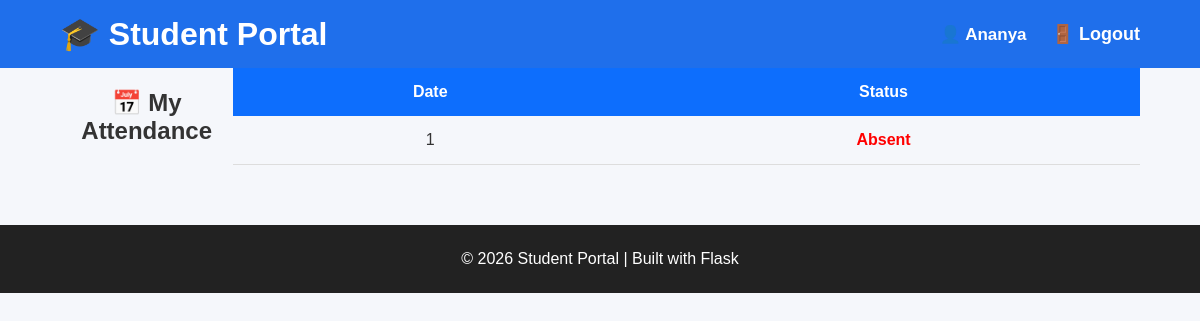
Page /my-attendance (signed in) on the earlier database version.
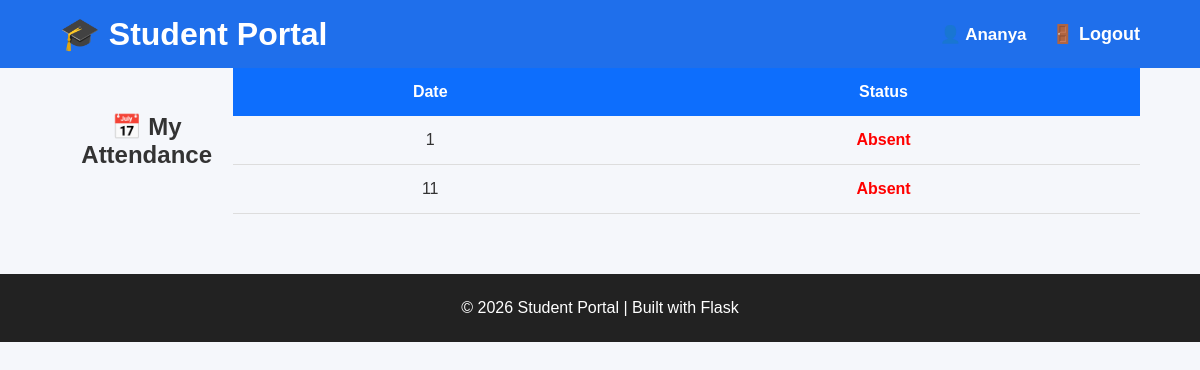
Same page on the later database version.
### tables this page shows
CREATE TABLE attendance(
            id INTEGER PRIMARY KEY AUTOINCREMENT,
            student_id INTEGER,
            attendance_date TEXT,
            status TEXT,
            FOREIGN KEY(student_id) REFERENCES students(id)
        );

### app.py (the view)
@app.route("/my-attendance")
def my_attendance():
    if "student_id" not in session:
        flash("Please login first.", "error")
        return redirect(url_for("student_login_page"))
    records = get_attendance_by_student(session["student_id"])
    return render_template(
        "my_attendance.html",
        records=records
    )

### database.py (called while the page is built)
def connect_db():
    connection = sqlite3.connect("students.db")
    return connection

def get_attendance_by_student(student_id):
    connection = connect_db()
    cursor = connection.cursor()
    cursor.execute("""
        SELECT *
        FROM attendance
        WHERE student_id = ?
    """, (student_id,))
    records = cursor.fetchall()
    connection.close()
    return records

### templates/my_attendance.html
{% extends "base.html" %}
{% block content %}
<div class="container">
    <h2 style="text-align:center;">
        📅 My Attendance
    </h2>
    <br>
    <table class="student-table">
        <tr>
            <th>Date</th>
            <th>Status</th>
        </tr>
        {% for record in records %}
        <tr>
            <td>{{ record[0] }}</td>
            <td>
                {% if record[1] == "Present" %}
                    <span style="color:green;font-weight:bold;">
                        Present
                    </span>
                {% else %}
                    <span style="color:red;font-weight:bold;">
                        Absent
                    </span>
                {% endif %}
            </td>
        </tr>
        {% endfor %}
    </table>
</div>
{% endblock %}

Differences in the rows shown:
added attendance: id "11", shows "Absent"
